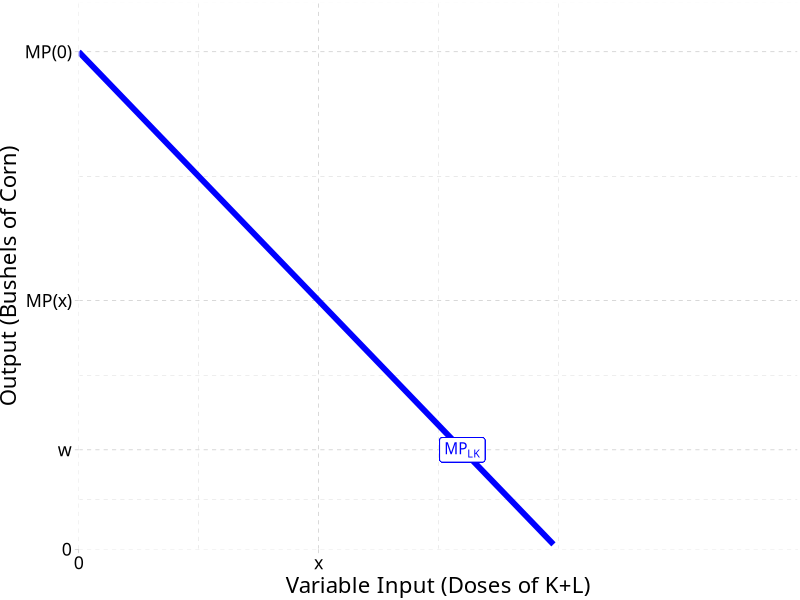
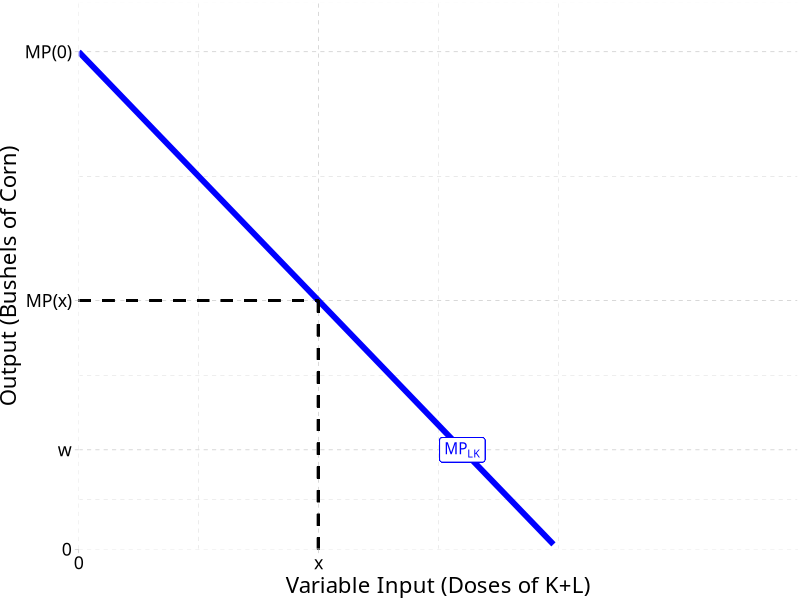
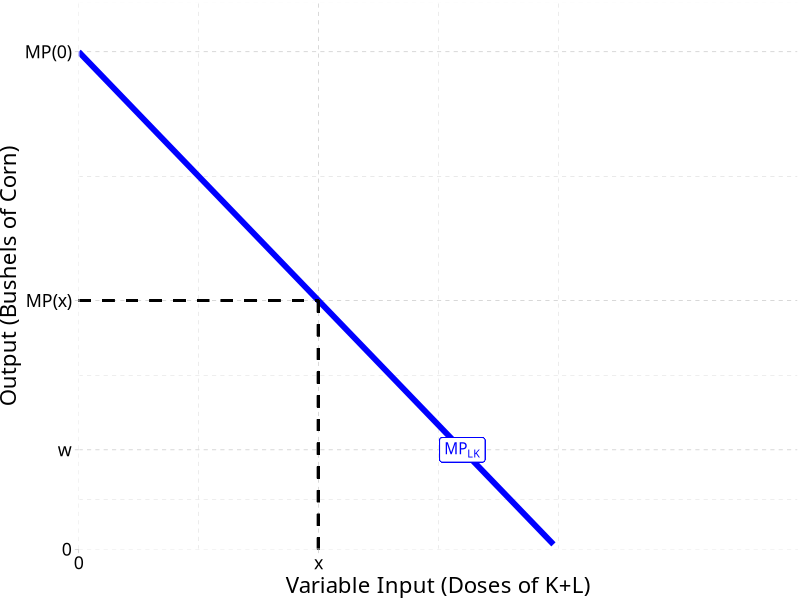
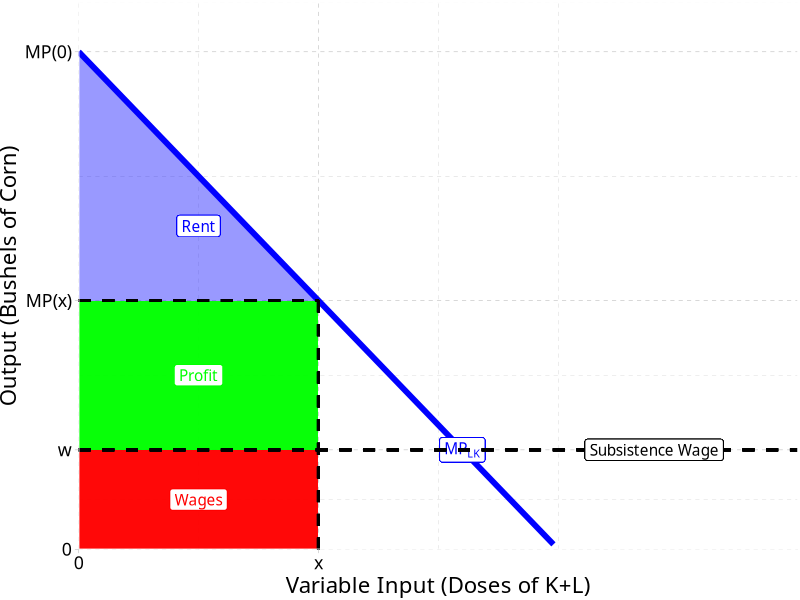
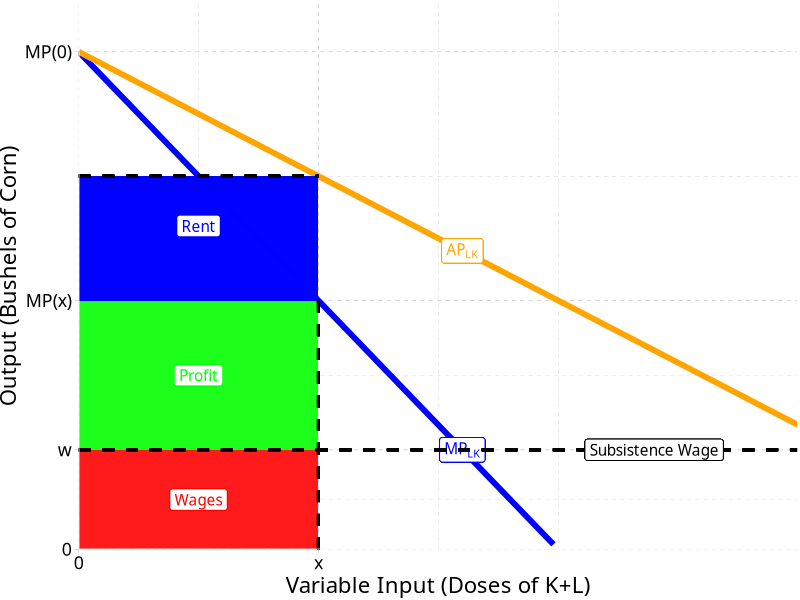
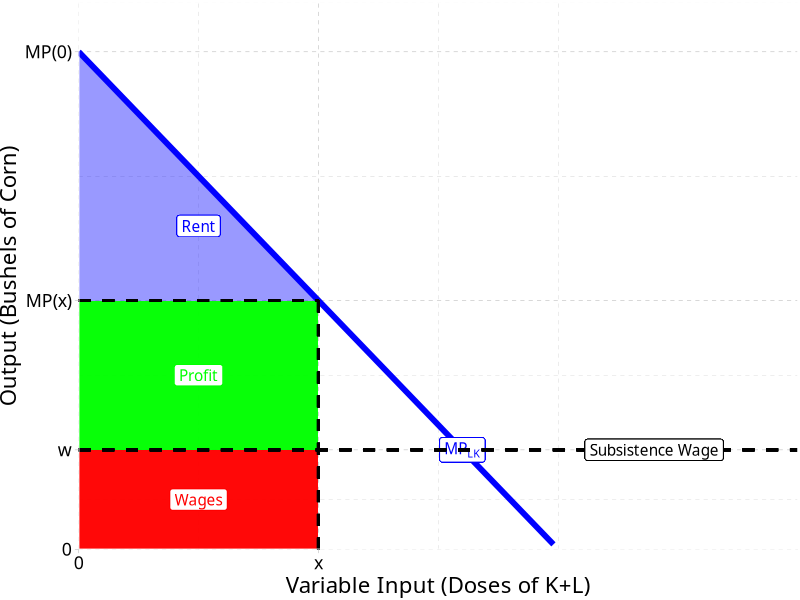
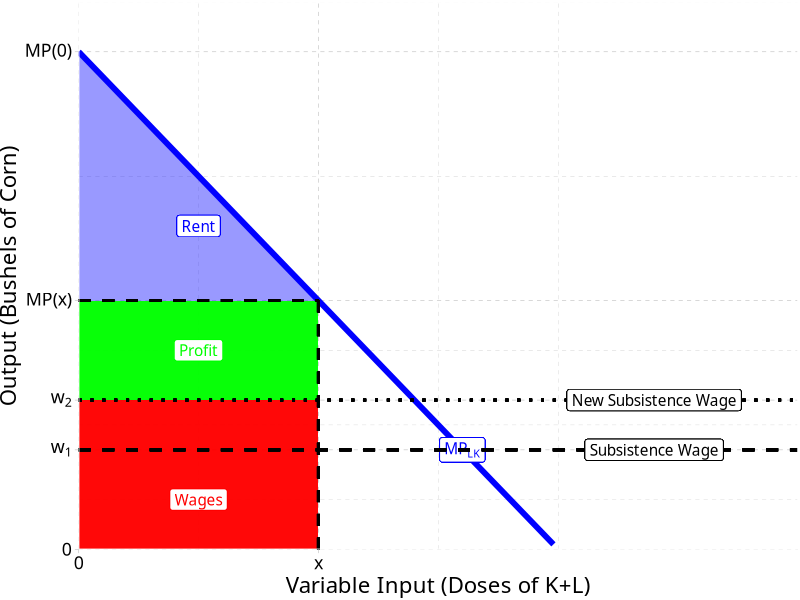
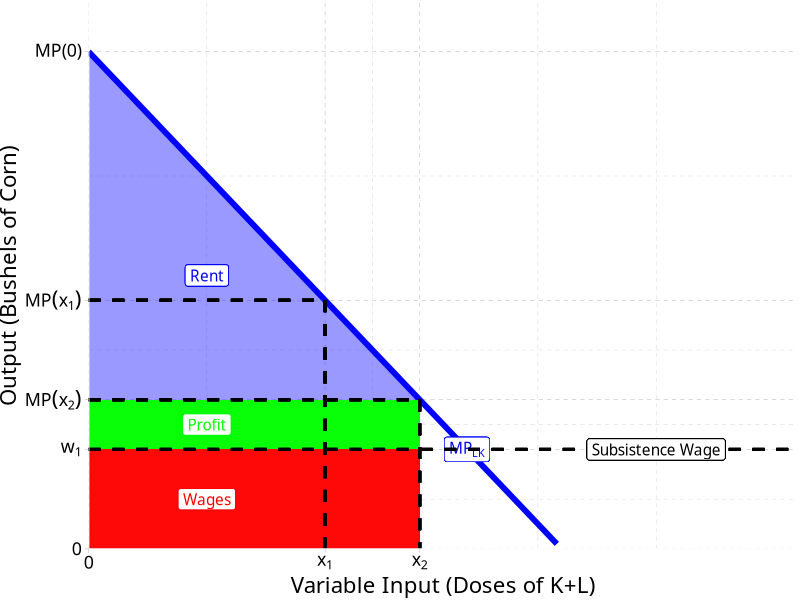

R code for these plots, in order:
## ---- chunk 1
options(htmltools.dir.version = FALSE)
knitr::opts_chunk$set(echo=F,
                      message=F,
                      warning=F)
library(tidyverse)
library(ggrepel)
library(ggthemes)
set.seed(256)
update_geom_defaults("label", list(family = "Fira Sans Condensed"))
## ---- chunk 2
mp=function(x){10-x}
ap=function(x){10-0.5*x}

base<-ggplot(data = tibble(x = 1:10))+
  aes(x=x)+
  stat_function(fun = mp, geom = "line", size = 2, color = "blue")+
  geom_label(x = 8, y = mp(8), color = "blue", label = expression(MP[LK]))+
  #stat_function(fun = ap, geom = "line", size = 2, color = "orange")+
  # geom_label(x = 8, y = ap(8), color = "orange", label = expression(AP[LK]))+
  scale_x_continuous(breaks = c(0,5),
                     labels = c(0, "x"),
                     limits = c(0,15),
                     expand = c(0,0))+
  scale_y_continuous(breaks = c(0,2,5,10),
                     labels = c(0,"w","MP(x)", "MP(0)"),
                     limits = c(0,11),
                     expand = c(0,0))+
  labs(x = "Variable Input (Doses of K+L)",
       y = "Output (Bushels of Corn)")+
  theme_pander(base_family = "Fira Sans Condensed", base_size =16)
base
## ---- chunk 3

base+
  geom_segment(x = 0, y = 5, xend = 5, yend = 5, size = 1, linetype = "dashed")+
  geom_segment(x = 5, y = 5, xend = 5, yend = 0, size = 1, linetype = "dashed")

## ---- chunk 4
base+
  geom_segment(x = 0, y = 5, xend = 5, yend = 5, size = 1, linetype = "dashed")+
  geom_segment(x = 5, y = 5, xend = 5, yend = 0, size = 1, linetype = "dashed")

## ---- chunk 5
rent_tri<-tribble(
  ~x, ~y,
  0, 5,
  0, 10,
  5, 5
)

base+
  geom_rect(xmin = 0, ymin = 0, xmax = 5, ymax = 2, fill = "red", alpha = 0.3)+
  geom_label(x = 2.5, y = 1, color = "red", label = "Wages")+
  geom_rect(xmin = 0, ymin = 2, xmax = 5, ymax = 5, fill = "green", alpha = 0.3)+
  geom_label(x = 2.5, y = 3.5, color = "green", label = "Profit")+
  geom_polygon(data = rent_tri, aes(x = x , y =y), fill = "blue", alpha = 0.4)+
  geom_label(x = 2.5, y = 6.5, color = "blue", label = "Rent")+
  
  geom_segment(x = 0, y = 5, xend = 5, yend = 5, size = 1, linetype = "dashed")+
  geom_segment(x = 5, y = 5, xend = 5, yend = 0, size = 1, linetype = "dashed")+
  
  # wage fund
  geom_segment(x = 0, y = 2, xend = 15, yend = 2, size = 1, linetype = "dashed")+
  geom_label(x = 12, y = 2, label = "Subsistence Wage")

## ---- chunk 6

base+
  stat_function(fun = ap, geom = "line", size = 2, color = "orange")+
  geom_label(x = 8, y = ap(8), color = "orange", label = expression(AP[LK]))+
  geom_rect(xmin = 0, ymin = 0, xmax = 5, ymax = 2, fill = "red", alpha = 0.2)+
  geom_label(x = 2.5, y = 1, color = "red", label = "Wages")+
  geom_rect(xmin = 0, ymin = 2, xmax = 5, ymax = 5, fill = "green", alpha = 0.2)+
  geom_label(x = 2.5, y = 3.5, color = "green", label = "Profit")+
  geom_rect(xmin = 0, ymin = 5, xmax = 5, ymax = ap(5), fill = "blue", alpha = 0.4)+
  geom_label(x = 2.5, y = 6.5, color = "blue", label = "Rent")+
  
  geom_segment(x = 0, y = ap(5), xend = 5, yend = ap(5), size = 1, linetype = "dashed")+
  geom_segment(x = 5, y = 5, xend = 5, yend = 0, size = 1, linetype = "dashed")+
  
  # wage fund
  geom_segment(x = 0, y = 2, xend = 15, yend = 2, size = 1, linetype = "dashed")+
  geom_label(x = 12, y = 2, label = "Subsistence Wage")
  scale_y_continuous(breaks = c(0,2,5,ap(5),10),
                     labels = c(0,"w", "MP(x)", "AP(x)", "MP(0)"),
                     limits = c(0,11),
                     expand = c(0,0))

## ---- chunk 7
rent_tri<-tribble(
  ~x, ~y,
  0, 5,
  0, 10,
  5, 5
)

base+
  geom_rect(xmin = 0, ymin = 0, xmax = 5, ymax = 2, fill = "red", alpha = 0.3)+
  geom_label(x = 2.5, y = 1, color = "red", label = "Wages")+
  geom_rect(xmin = 0, ymin = 2, xmax = 5, ymax = 5, fill = "green", alpha = 0.3)+
  geom_label(x = 2.5, y = 3.5, color = "green", label = "Profit")+
  geom_polygon(data = rent_tri, aes(x = x , y =y), fill = "blue", alpha = 0.4)+
  geom_label(x = 2.5, y = 6.5, color = "blue", label = "Rent")+
  
  geom_segment(x = 0, y = 5, xend = 5, yend = 5, size = 1, linetype = "dashed")+
  geom_segment(x = 5, y = 5, xend = 5, yend = 0, size = 1, linetype = "dashed")+
  
  # wage fund
  geom_segment(x = 0, y = 2, xend = 15, yend = 2, size = 1, linetype = "dashed")+
  geom_label(x = 12, y = 2, label = "Subsistence Wage")

## ---- chunk 8
base+
  geom_rect(xmin = 0, ymin = 0, xmax = 5, ymax = 3, fill = "red", alpha = 0.3)+
  geom_label(x = 2.5, y = 1, color = "red", label = "Wages")+
  geom_rect(xmin = 0, ymin = 3, xmax = 5, ymax = 5, fill = "green", alpha = 0.3)+
  geom_label(x = 2.5, y = 4, color = "green", label = "Profit")+
  geom_polygon(data = rent_tri, aes(x = x , y =y), fill = "blue", alpha = 0.4)+
  geom_label(x = 2.5, y = 6.5, color = "blue", label = "Rent")+
  
  geom_segment(x = 0, y = 5, xend = 5, yend = 5, size = 1, linetype = "dashed")+
  geom_segment(x = 5, y = 5, xend = 5, yend = 0, size = 1, linetype = "dashed")+
  
  # wage fund
  geom_segment(x = 0, y = 2, xend = 15, yend = 2, size = 1, linetype = "dashed")+
  geom_label(x = 12, y = 2, label = "Subsistence Wage")+
  
  # wage fund 2
  geom_segment(x = 0, y = 3, xend = 15, yend = 3, size = 1, linetype = "dotted")+
  geom_label(x = 12, y = 3, label = "New Subsistence Wage")+
  
  scale_y_continuous(breaks = c(0,2,3,5,10),
                     labels = c(0,expression(w[1]), expression(w[2]), "MP(x)", "MP(0)"),
                     limits = c(0,11),
                     expand = c(0,0))

## ---- chunk 9
rent_2<-tribble(
  ~x, ~y,
  0, 10,
  0, 3,
  7,3
)

base+
  geom_rect(xmin = 0, ymin = 0, xmax = 7, ymax = 2, fill = "red", alpha = 0.3)+
  geom_label(x = 2.5, y = 1, color = "red", label = "Wages")+
  geom_rect(xmin = 0, ymin = 2, xmax = 7, ymax = 3, fill = "green", alpha = 0.3)+
  geom_label(x = 2.5, y = 2.5, color = "green", label = "Profit")+
  geom_polygon(data = rent_2, aes(x = x , y =y), fill = "blue", alpha = 0.4)+
  geom_label(x = 2.5, y = 5.5, color = "blue", label = "Rent")+
  
  geom_segment(x = 0, y = 5, xend = 5, yend = 5, size = 1, linetype = "dashed")+
  geom_segment(x = 5, y = 5, xend = 5, yend = 0, size = 1, linetype = "dashed")+
  
  # wage fund
  geom_segment(x = 0, y = 2, xend = 15, yend = 2, size = 1, linetype = "dashed")+
  geom_label(x = 12, y = 2, label = "Subsistence Wage")+
  
  # new output 
  geom_segment(x = 0, y = 3, xend = 7, yend = 3, size = 1, linetype = "dashed")+
  geom_segment(x = 7, y = 3, xend = 7, yend = 0, size = 1, linetype = "dashed")+
  
  scale_x_continuous(breaks = c(0,5, 7),
                     labels = c(0, expression(x[1]), expression(x[2])),
                     limits = c(0,15),
                     expand = c(0,0))+
  scale_y_continuous(breaks = c(0,2,3,5,10),
                     labels = c(0,expression(w[1]), expression(MP(x[2])), expression(MP(x[1])), "MP(0)"),
                     limits = c(0,11),
                     expand = c(0,0))

## ---- chunk 10
rent_3<-tribble(
  ~x, ~y,
  0, 10,
  0, 2,
  8,2
)

base+
  geom_rect(xmin = 0, ymin = 0, xmax = 8, ymax = 2, fill = "red", alpha = 0.3)+
  geom_label(x = 2.5, y = 1, color = "red", label = "Wages")+
  geom_polygon(data = rent_3, aes(x = x , y =y), fill = "blue", alpha = 0.4)+
  geom_label(x = 2.5, y = 5.5, color = "blue", label = "Rent")+
  
  geom_segment(x = 0, y = 5, xend = 5, yend = 5, size = 1, linetype = "dashed")+
  geom_segment(x = 5, y = 5, xend = 5, yend = 0, size = 1, linetype = "dashed")+
  
  # wage fund
  geom_segment(x = 0, y = 2, xend = 15, yend = 2, size = 1, linetype = "dashed")+
  geom_label(x = 12, y = 2, label = "Subsistence Wage")+
  
  # new output 
  geom_segment(x = 0, y = 3, xend = 7, yend = 3, size = 1, linetype = "dashed")+
  geom_segment(x = 7, y = 3, xend = 7, yend = 0, size = 1, linetype = "dashed")+
  
  # SS 
  geom_segment(x = 8, y = 2, xend = 8, yend = 0, size = 1, linetype = "dashed")+

  scale_x_continuous(breaks = c(0,5, 7, 8),
                     labels = c(0, expression(x[1]), expression(x[2]), expression(x[SS])),
                     limits = c(0,15),
                     expand = c(0,0))+
  scale_y_continuous(breaks = c(0,2,3,5,10),
                     labels = c(0,expression(MP(x[SS])), expression(MP(x[2])), expression(MP(x[1])), "MP(0)"),
                     limits = c(0,11),
                     expand = c(0,0))

## ---- chunk 11
rent_3<-tribble(
  ~x, ~y,
  0, 10,
  0, 2,
  8,2
)

base+
  geom_rect(xmin = 0, ymin = 0, xmax = 8, ymax = 2, fill = "red", alpha = 0.3)+
  geom_label(x = 2.5, y = 1, color = "red", label = "Wages")+
  geom_polygon(data = rent_3, aes(x = x , y =y), fill = "blue", alpha = 0.4)+
  geom_label(x = 2.5, y = 5.5, color = "blue", label = "Rent")+
  
  geom_segment(x = 0, y = 5, xend = 5, yend = 5, size = 1, linetype = "dashed")+
  geom_segment(x = 5, y = 5, xend = 5, yend = 0, size = 1, linetype = "dashed")+
  
  # wage fund
  geom_segment(x = 0, y = 2, xend = 15, yend = 2, size = 1, linetype = "dashed")+
  geom_label(x = 12, y = 2, label = "Subsistence Wage")+
  
  # new output 
  geom_segment(x = 0, y = 3, xend = 7, yend = 3, size = 1, linetype = "dashed")+
  geom_segment(x = 7, y = 3, xend = 7, yend = 0, size = 1, linetype = "dashed")+
  
  # SS 
  geom_segment(x = 8, y = 2, xend = 8, yend = 0, size = 1, linetype = "dashed")+

  scale_x_continuous(breaks = c(0,5, 7, 8),
                     labels = c(0, expression(x[1]), expression(x[2]), expression(x[SS])),
                     limits = c(0,15),
                     expand = c(0,0))+
  scale_y_continuous(breaks = c(0,2,3,5,10),
                     labels = c(0,expression(MP(x[SS])), expression(MP(x[2])), expression(MP(x[1])), "MP(0)"),
                     limits = c(0,11),
                     expand = c(0,0))

